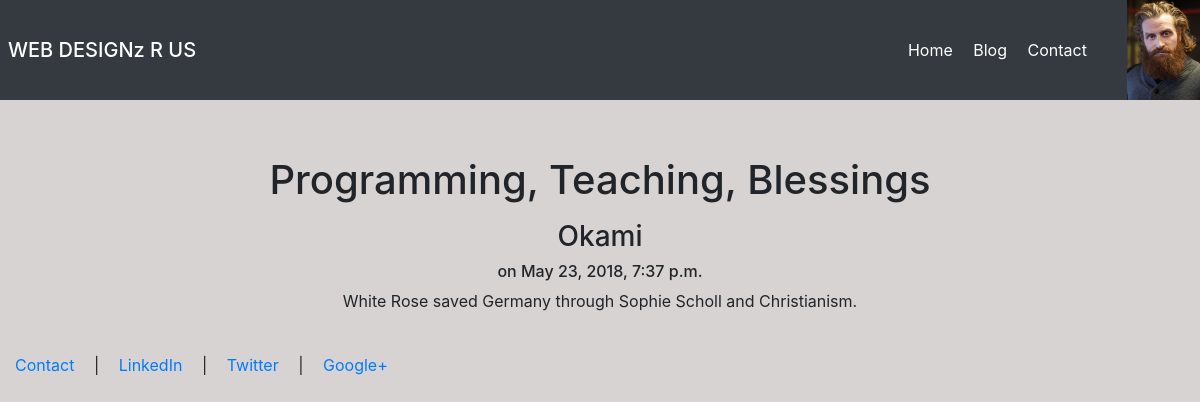
Page /blog/1/ on the committed database.
### blog/models.py (models this page shows, shortened)
class Post(models.Model):
    title = models.CharField(max_length=140)
    body = models.TextField()
    date = models.DateTimeField()

### blog/templates/blog/post.html
{% extends "personae/header.html" %}
{% block content %}
  <h3>{{post.title}}</h3>
  <h6>on {{post.date}}</h6>
  {{post.body|safe|linebreaks}}
{% endblock %}

### personae/templates/personae/header.html (style rules this page uses)
html, body { height:100% }

### rows in the picture
Post: title "Okami", date "May 23, 2018, 7:37 p.m.", body "White Rose saved Germany through Sophie Scholl and Christianism."
